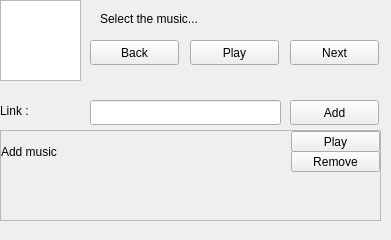
<?xml version="1.0" encoding="UTF-8"?>
<ui version="4.0">
 <class>MainWindow</class>
 <widget class="QMainWindow" name="MainWindow">
  <property name="geometry">
   <rect>
    <x>0</x>
    <y>0</y>
    <width>391</width>
    <height>240</height>
   </rect>
  </property>
  <property name="windowTitle">
   <string>MainWindow</string>
  </property>
  <widget class="QWidget" name="centralwidget">
   <widget class="QPushButton" name="backButton">
    <property name="geometry">
     <rect>
      <x>90</x>
      <y>40</y>
      <width>89</width>
      <height>25</height>
     </rect>
    </property>
    <property name="text">
     <string>Back</string>
    </property>
   </widget>
   <widget class="QGraphicsView" name="thumbnail">
    <property name="geometry">
     <rect>
      <x>0</x>
      <y>0</y>
      <width>81</width>
      <height>81</height>
     </rect>
    </property>
   </widget>
   <widget class="QLineEdit" name="linkAdd">
    <property name="geometry">
     <rect>
      <x>90</x>
      <y>100</y>
      <width>191</width>
      <height>25</height>
     </rect>
    </property>
   </widget>
   <widget class="QScrollArea" name="scrollArea">
    <property name="geometry">
     <rect>
      <x>0</x>
      <y>130</y>
      <width>381</width>
      <height>91</height>
     </rect>
    </property>
    <property name="widgetResizable">
     <bool>true</bool>
    </property>
    <widget class="QWidget" name="scrollAreaWidgetContents">
     <property name="geometry">
      <rect>
       <x>0</x>
       <y>0</y>
       <width>379</width>
       <height>89</height>
      </rect>
     </property>
     <widget class="QWidget" name="widget" native="true">
      <property name="geometry">
       <rect>
        <x>0</x>
        <y>0</y>
        <width>381</width>
        <height>41</height>
       </rect>
      </property>
      <widget class="QLabel" name="videoTitle_2">
       <property name="geometry">
        <rect>
         <x>0</x>
         <y>0</y>
         <width>291</width>
         <height>41</height>
        </rect>
       </property>
       <property name="text">
        <string>Add music</string>
       </property>
      </widget>
      <widget class="QPushButton" name="playButton">
       <property name="geometry">
        <rect>
         <x>290</x>
         <y>0</y>
         <width>89</width>
         <height>21</height>
        </rect>
       </property>
       <property name="text">
        <string>Play</string>
       </property>
      </widget>
      <widget class="QPushButton" name="removeButton">
       <property name="geometry">
        <rect>
         <x>290</x>
         <y>20</y>
         <width>89</width>
         <height>21</height>
        </rect>
       </property>
       <property name="text">
        <string>Remove</string>
       </property>
      </widget>
     </widget>
    </widget>
   </widget>
   <widget class="QPushButton" name="nextButton">
    <property name="geometry">
     <rect>
      <x>290</x>
      <y>40</y>
      <width>89</width>
      <height>25</height>
     </rect>
    </property>
    <property name="text">
     <string>Next</string>
    </property>
   </widget>
   <widget class="QLabel" name="videoTitle">
    <property name="geometry">
     <rect>
      <x>100</x>
      <y>10</y>
      <width>181</width>
      <height>17</height>
     </rect>
    </property>
    <property name="text">
     <string>Select the music...</string>
    </property>
   </widget>
   <widget class="QPushButton" name="actionButton">
    <property name="geometry">
     <rect>
      <x>190</x>
      <y>40</y>
      <width>89</width>
      <height>25</height>
     </rect>
    </property>
    <property name="text">
     <string>Play</string>
    </property>
   </widget>
   <widget class="QPushButton" name="addButton">
    <property name="geometry">
     <rect>
      <x>290</x>
      <y>100</y>
      <width>89</width>
      <height>25</height>
     </rect>
    </property>
    <property name="text">
     <string>Add</string>
    </property>
   </widget>
   <widget class="QLabel" name="label">
    <property name="geometry">
     <rect>
      <x>0</x>
      <y>100</y>
      <width>67</width>
      <height>21</height>
     </rect>
    </property>
    <property name="text">
     <string>Link :</string>
    </property>
   </widget>
  </widget>
 </widget>
 <resources/>
 <connections/>
</ui>
